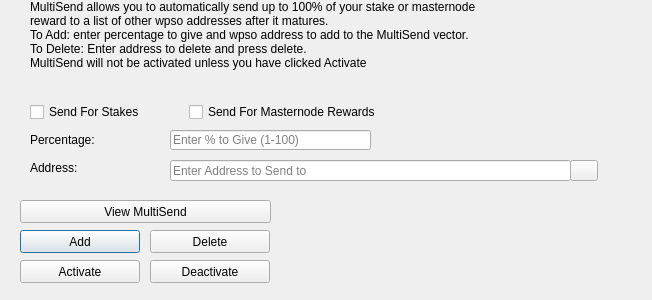
<?xml version="1.0" encoding="UTF-8"?>
<ui version="4.0">
 <class>MultiSendDialog</class>
 <widget class="QDialog" name="MultiSendDialog">
  <property name="windowModality">
   <enum>Qt::NonModal</enum>
  </property>
  <property name="geometry">
   <rect>
    <x>0</x>
    <y>0</y>
    <width>652</width>
    <height>300</height>
   </rect>
  </property>
  <property name="windowTitle">
   <string>MultiSend</string>
  </property>
  <widget class="QLineEdit" name="multiSendPercentEdit">
   <property name="geometry">
    <rect>
     <x>170</x>
     <y>130</y>
     <width>201</width>
     <height>20</height>
    </rect>
   </property>
   <property name="toolTip">
    <string>Enter whole numbers 1 - 100</string>
   </property>
   <property name="placeholderText">
    <string>Enter % to Give (1-100)</string>
   </property>
  </widget>
  <widget class="QLineEdit" name="multiSendAddressEdit">
   <property name="geometry">
    <rect>
     <x>170</x>
     <y>160</y>
     <width>401</width>
     <height>21</height>
    </rect>
   </property>
   <property name="toolTip">
    <string/>
   </property>
   <property name="placeholderText">
    <string>Enter Address to Send to</string>
   </property>
  </widget>
  <widget class="QLabel" name="label_2">
   <property name="geometry">
    <rect>
     <x>30</x>
     <y>0</y>
     <width>451</width>
     <height>121</height>
    </rect>
   </property>
   <property name="lineWidth">
    <number>1</number>
   </property>
   <property name="text">
    <string>MultiSend allows you to automatically send up to 100% of your stake or masternode reward to a list of other wpso addresses after it matures.
To Add: enter percentage to give and wpso address to add to the MultiSend vector.
To Delete: Enter address to delete and press delete.
MultiSend will not be activated unless you have clicked Activate</string>
   </property>
   <property name="alignment">
    <set>Qt::AlignLeading|Qt::AlignLeft|Qt::AlignTop</set>
   </property>
   <property name="wordWrap">
    <bool>true</bool>
   </property>
  </widget>
  <widget class="QLabel" name="message">
   <property name="geometry">
    <rect>
     <x>290</x>
     <y>200</y>
     <width>351</width>
     <height>91</height>
    </rect>
   </property>
   <property name="text">
    <string/>
   </property>
  </widget>
  <widget class="QPushButton" name="addButton">
   <property name="geometry">
    <rect>
     <x>20</x>
     <y>230</y>
     <width>120</width>
     <height>23</height>
    </rect>
   </property>
   <property name="toolTip">
    <string/>
   </property>
   <property name="statusTip">
    <string>Add to MultiSend Vector</string>
   </property>
   <property name="text">
    <string>Add</string>
   </property>
  </widget>
  <widget class="QPushButton" name="disableButton">
   <property name="geometry">
    <rect>
     <x>150</x>
     <y>260</y>
     <width>120</width>
     <height>23</height>
    </rect>
   </property>
   <property name="statusTip">
    <string>Deactivate MultiSend</string>
   </property>
   <property name="text">
    <string>Deactivate</string>
   </property>
  </widget>
  <widget class="QPushButton" name="addressBookButton">
   <property name="geometry">
    <rect>
     <x>570</x>
     <y>160</y>
     <width>28</width>
     <height>21</height>
    </rect>
   </property>
   <property name="toolTip">
    <string>Choose an address from the address book</string>
   </property>
   <property name="text">
    <string/>
   </property>
   <property name="icon">
    <iconset resource="../wpso.qrc">
     <normaloff>:/icons/address-book</normaloff>:/icons/address-book</iconset>
   </property>
   <property name="shortcut">
    <string>Alt+A</string>
   </property>
   <property name="autoDefault">
    <bool>false</bool>
   </property>
  </widget>
  <widget class="QLabel" name="label">
   <property name="geometry">
    <rect>
     <x>30</x>
     <y>130</y>
     <width>121</width>
     <height>20</height>
    </rect>
   </property>
   <property name="toolTip">
    <string>Percentage of stake to send</string>
   </property>
   <property name="text">
    <string>Percentage:</string>
   </property>
  </widget>
  <widget class="QLabel" name="label_5">
   <property name="geometry">
    <rect>
     <x>30</x>
     <y>160</y>
     <width>111</width>
     <height>16</height>
    </rect>
   </property>
   <property name="toolTip">
    <string>Address to send portion of stake to</string>
   </property>
   <property name="text">
    <string>Address:</string>
   </property>
  </widget>
  <widget class="QPushButton" name="deleteButton">
   <property name="geometry">
    <rect>
     <x>150</x>
     <y>230</y>
     <width>120</width>
     <height>23</height>
    </rect>
   </property>
   <property name="toolTip">
    <string/>
   </property>
   <property name="statusTip">
    <string>Delete Address From MultiSend Vector</string>
   </property>
   <property name="text">
    <string>Delete</string>
   </property>
  </widget>
  <widget class="QPushButton" name="activateButton">
   <property name="geometry">
    <rect>
     <x>20</x>
     <y>260</y>
     <width>120</width>
     <height>23</height>
    </rect>
   </property>
   <property name="statusTip">
    <string>Activate MultiSend</string>
   </property>
   <property name="text">
    <string>Activate</string>
   </property>
  </widget>
  <widget class="QPushButton" name="viewButton">
   <property name="geometry">
    <rect>
     <x>20</x>
     <y>200</y>
     <width>251</width>
     <height>23</height>
    </rect>
   </property>
   <property name="toolTip">
    <string/>
   </property>
   <property name="statusTip">
    <string>View MultiSend Vector</string>
   </property>
   <property name="text">
    <string>View MultiSend</string>
   </property>
  </widget>
  <widget class="QWidget" name="horizontalLayoutWidget">
   <property name="geometry">
    <rect>
     <x>30</x>
     <y>100</y>
     <width>351</width>
     <height>24</height>
    </rect>
   </property>
   <layout class="QHBoxLayout" name="horizontalLayout">
    <item>
     <widget class="QCheckBox" name="multiSendStakeCheckBox">
      <property name="text">
       <string>Send For Stakes</string>
      </property>
     </widget>
    </item>
    <item>
     <widget class="QCheckBox" name="multiSendMasternodeCheckBox">
      <property name="text">
       <string>Send For Masternode Rewards</string>
      </property>
     </widget>
    </item>
   </layout>
  </widget>
 </widget>
 <resources>
  <include location="../wpso.qrc"/>
 </resources>
 <connections/>
</ui>
